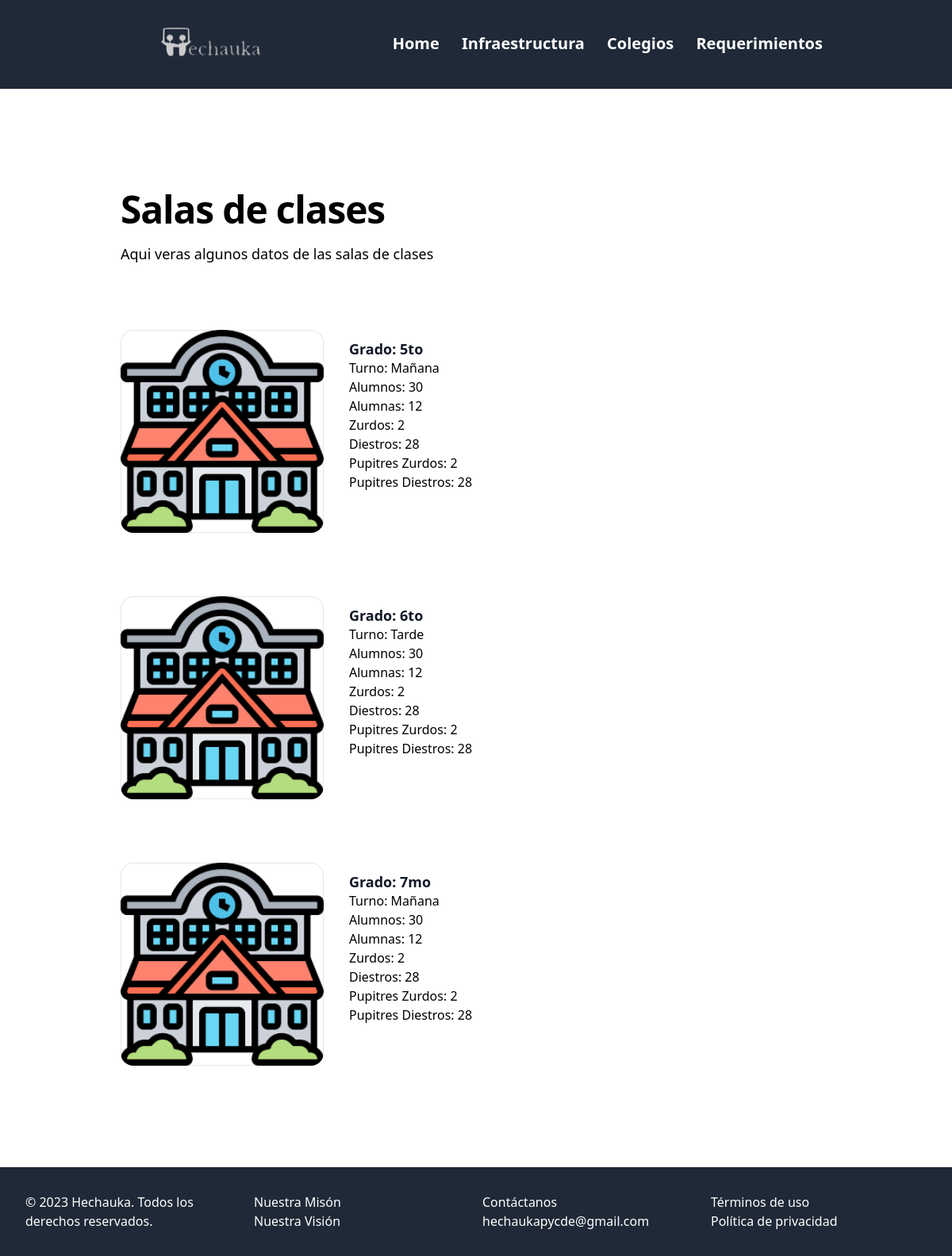
The page /colegios/sala/1 on the database its author committed.
### all_july_hack/modelos.py (models this page shows)
class Sala_clase(db.Model):
    id = db.Column(db.Integer, primary_key=True)
    grado = db.Column(db.String(100), nullable=False)
    turno = db.Column(db.String(100))
    alumnos = db.Column(db.Integer, nullable=False)
    alumnas = db.Column(db.Integer, nullable=False)
    zurdos = db.Column(db.Integer, nullable=False)
    diestros = db.Column(db.Integer, nullable=False)
    pupitres_zurdos = db.Column(db.Integer, nullable=False)
    pupitres_diestros = db.Column(db.Integer, nullable=False)
    escuela_id = db.Column(db.Integer, db.ForeignKey('escuela.id'), nullable=False)

### all_july_hack/app.py (the view)
@app.route('/colegios/sala/<id>')
def colegios_sala(id):
    salas = Sala_clase.query.filter_by(escuela_id=id).all()
    return render_template('colegios_sala.html',salas=salas, id=id)

### all_july_hack/templates/colegios_sala.html
{%extends 'base.html' %} {% block titulo %} Escuelas {% endblock %} {% block
    contenido %}
    <div class="bg-white py-24 sm:py-32">
      <div class="mx-auto max-w-7xl px-6 lg:px-8">
        <div class="mx-auto max-w-2xl lg:max-w-4xl">
          <h2 class="max-w-2xl mb-4 text-4xl font-extrabold tracking-tight leading-none md:text-5xl xl:text-6xl dark:text-gray-900">
            Salas de clases
          </h2>
          <p class="mt-2 text-lg leading-8 dark:text-gray-600">
            Aqui veras algunos datos de las salas de clases
          </p>
        {% for sala in salas %}
          <div class="mt-6 space-y-20 lg:mt-20 lg:space-y-20">
            <article class="relative isolate flex flex-col gap-8 lg:flex-row">
              <div
                class="relative aspect-[16/9] sm:aspect-[2/1] lg:aspect-square lg:w-64 lg:shrink-0"
              >
                <img
                src="/static/escuela.png"
                  alt=""
                  class="absolute inset-0 h-full w-full rounded-2xl bg-gray-50 object-cover"
                />
                <div
                  class="absolute inset-0 rounded-2xl ring-1 ring-inset ring-gray-900/10"
                ></div>
              </div>
              <div>
                <div class="group relative max-w-xl">
                  <h3
                    class="mt-3 text-lg font-semibold leading-6 text-gray-900 group-hover:text-gray-600"
                  >
                    <a href="#">
                      <span class="absolute inset-0"></span>
                      Grado: {{sala.grado}}
                    </a>
                  </h3>
                  <p>Turno: {{sala.turno}}</p>
                  <p>Alumnos: {{sala.alumnos}}</p>
                  <p>Alumnas: {{sala.alumnas}}</p>
                  <p>Zurdos: {{sala.zurdos}}</p>
                  <p>Diestros: {{sala.diestros}}</p>
                  <p>Pupitres Zurdos: {{sala.pupitres_zurdos}}</p>
                  <p class="pb-6">Pupitres Diestros: {{sala.pupitres_diestros}}</p>
                </div>
              </div>
            </article>
          </div>
    {% endfor %}
          </div>
      </div>
    </div>
    {% endblock %}

### rows shown on the page
Sala_clase: grado "5to", turno "Mañana", alumnos "30", alumnas "12", zurdos "2", diestros "28", pupitres_zurdos "2", pupitres_diestros "28"
Sala_clase: grado "6to", turno "Tarde", alumnos "30", alumnas "12", zurdos "2", diestros "28", pupitres_zurdos "2", pupitres_diestros "28"
Sala_clase: grado "7mo", turno "Mañana", alumnos "30", alumnas "12", zurdos "2", diestros "28", pupitres_zurdos "2", pupitres_diestros "28"
